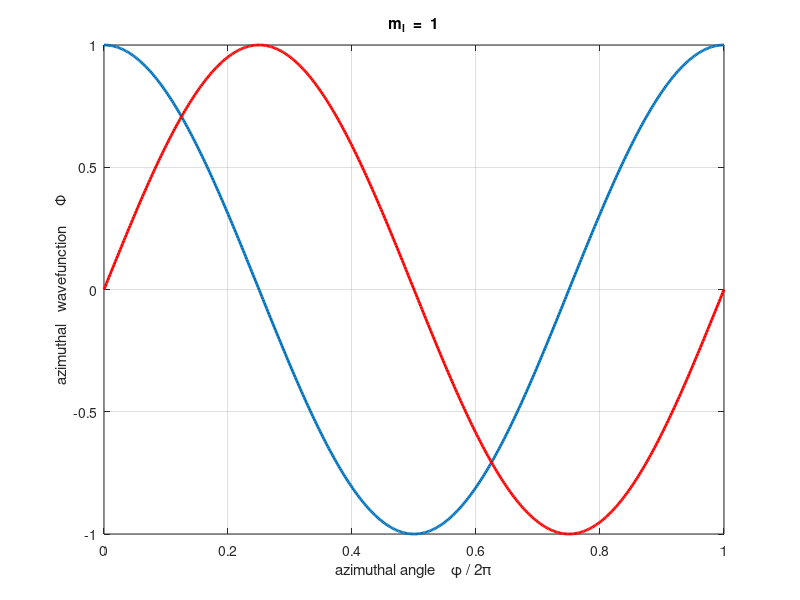

This figure's MATLAB source:
% qp_azimuthal.m
% Ian Cooper, School of Physics, The University of Sydney
% Plot for the solution to the Azimuthal differential equation

clear all; close all; clc;
ml = 1;      % change the value of ml to the required value
phi = linspace(0,1,500).* (2*pi);
PHI = exp(j .* ml .* phi);

figure(1)
set(gcf,'Units','Normalized') 
set(gcf,'Position',[0.2 0.15 0.2 0.2]) 
set(gca,'fontsize',8);
x = phi./(2*pi); y1 = real(PHI); y2 = imag(PHI);
plot(x,y1,'linewidth',2);
hold on
plot(x,y2,'r','linewidth',2)
grid on
xlabel('azimuthal angle    \phi / 2\pi')
ylabel('azimuthal   wavefunction     \Phi')
title_m = ['m_l  =  ', num2str(ml)];
title(title_m);
